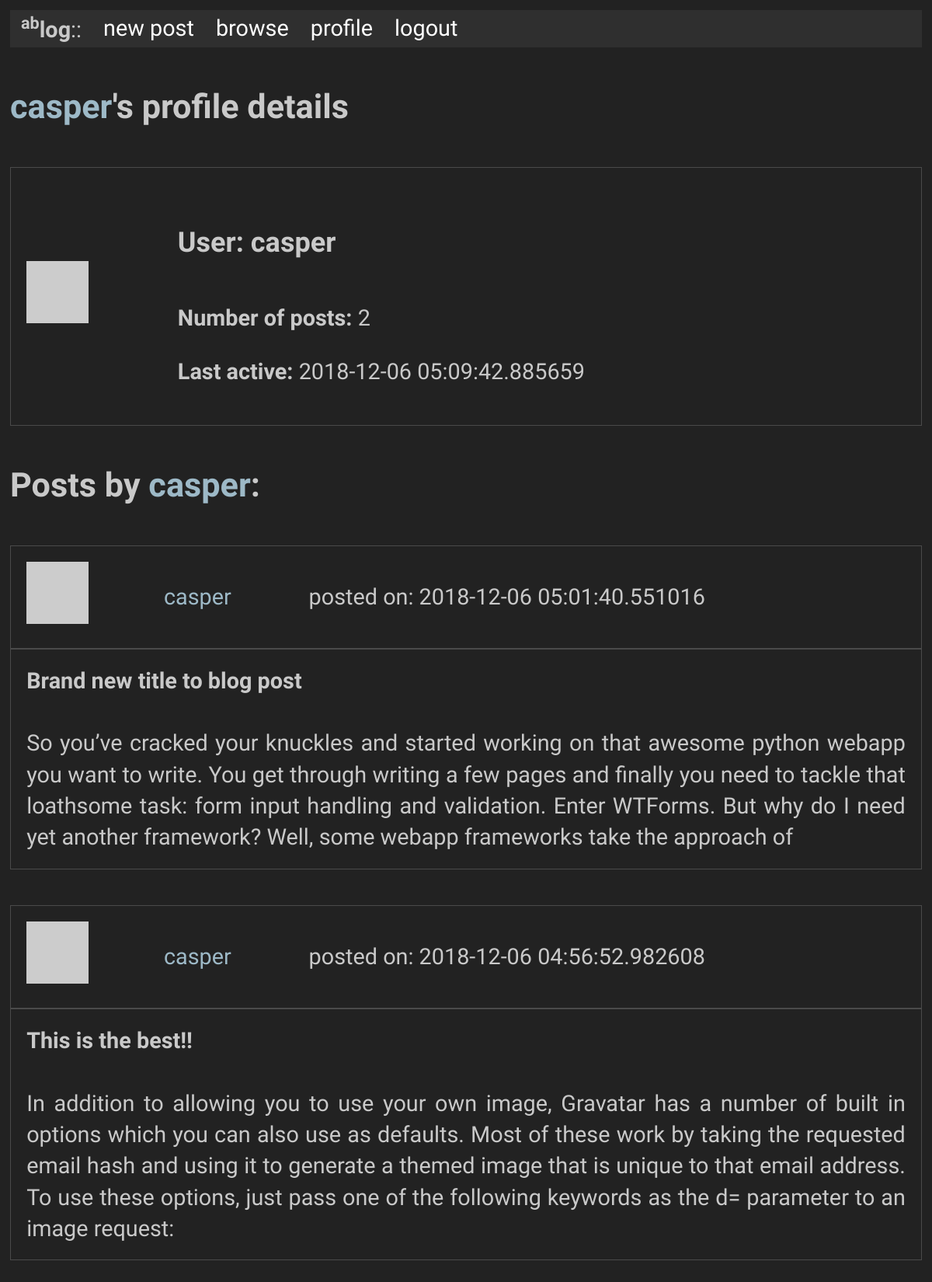
Screenshot of /user/casper (signed in) with the database file from the repository.
### app/models.py (models this page shows, shortened)
class User(UserMixin, db.Model):
    id            = db.Column(db.Integer, primary_key = True)
    username      = db.Column(db.String(64), index = True, unique = True)
    full_name     = db.Column(db.String(80), index = True)
    email         = db.Column(db.String(128), index = True, unique = True)
    password_hash = db.Column(db.String(128))
    posts         = db.relationship('Post', backref = 'author', lazy = 'dynamic')
    about_me      = db.Column(db.String(50))
    last_seen     = db.Column(db.DateTime, default=datetime.utcnow)
    """
    Generates password hash from password string
    """
    """
    Checks if provided password matches self.password_hash
    """
    """
    Fetches generated avatar from gravatar from hash, which is generated from email
    """
    def avatar(self, size = 64):
        digest = md5(self.email.lower().encode('utf-8')).hexdigest()
        return('https://gravatar.com/avatar/{}?d=retro&s={}'.format(digest, size))

class Post(db.Model):
    id           = db.Column(db.Integer, primary_key = True)
    title        = db.Column(db.String(40))
    body         = db.Column(db.String(100))
    timestamp    = db.Column(db.DateTime, index = True, default = datetime.utcnow)
    user_id      = db.Column(db.Integer, db.ForeignKey('user.id'))

### app/routes.py (the view)
@app.route('/user/<username>')
@login_required
def user(username):
    page        = request.args.get('page', 1, type = int)
    user        = User.query.filter_by(username = username).first_or_404()
    posts       = Post.query.filter_by(user_id = user.id).order_by(Post.timestamp.desc())
    n_posts     = posts.count()
    posts       = posts.paginate(page, app.config['POSTS_PER_PAGE'], False)
    next_url    = url_for('user', username = username, page = posts.next_num) if posts.has_next else None
    prev_url    = url_for('user', username = username, page = posts.prev_num) if posts.has_prev else None
    return(render_template('user.html', user = user, posts = posts.items, n_posts = n_posts, next_url = next_url, prev_url = prev_url))

### app/models.py (called while the page is built)
@login.user_loader
def load_user(id):
    return User.query.get(int(id))

### app/routes.py (called while the page is built)
@app.before_request
def before_request():
    if current_user.is_authenticated:
        current_user.last_seen = datetime.utcnow()
        db.session.commit()

### app/templates/user.html (shortened to what this page needs)
{% extends "base.html" %}
{% from "_post.html" import render_post %}
{% block content %}
<h4><a id='inline-hyper' href="{{ url_for('user', username=user.username) }}">{{ user.username }}</a>'s profile details</h4>
  <table>
    <tr>
      <td valign="center"><img src="{{ user.avatar(228) }}"></td>
      <td>
        <h5>User: {{ user.username }}</h5>
        <p><b>Number of posts:</b> {{ n_posts }}</p>
        {% if user.last_seen %}<p><b>Last active:</b> {{ user.last_seen }}</p>{% endif %}
      </td>
      <td>
      </td>
    </tr>
  </table>
  <h4> Posts by <a id='inline-hyper' href="{{ url_for('user', username=user.username) }}">{{ user.username }}</a>:</h4>
  {% for post in posts %}
      {{ render_post(post) }}
  {% endfor %}
{% endblock %}

### app/templates/_post.html
{% macro render_post(src) %}
  <table>
    <table>
      <tr>
        <td>
          <img src="{{ src.author.avatar(48) }}"><br>
        </td>
        <td>
          <a  id="inline-hyper" href="{{ url_for('user', username=src.author.username) }}">{{ src.author.username }}</a>
        </td>
        <td>
          posted on: {{ src.timestamp }}
        </td>
      </tr>
    </table>
    <table>
      <tr>
          <td><b>{{ src.title }}<b></td>
      </tr>
      <tr>
          <td>{{ src.body }}</td>
      </tr>
    </table>
  <table>
  <br>
{% endmacro %}

### app/static/style.css (style rules this page uses)
body { font-size: 1.8rem; line-height: 1.618; max-width: 52em; margin: auto; font-family: 'Quattrocento Sans', sans-serif; color: #c9c9c9; background-color: #222222; padding: 13px; }
h1, h2, h3, h4, h5, h6 { font-family: 'Quattrocento Sans', sans-serif; font-weight: 700; overflow-wrap: break-word; word-wrap: break-word; -ms-word-break: break-all; word-break: break-word; -ms-hyphens: auto; -moz-hyphens: auto; -webkit-hyphens: auto; hyphens: auto; }
h4 { line-height: 0.9; font-size: 1.5em; }
h5 { line-height: 0.9; font-size: 1.25em; }
a { text-decoration: none; color: #ffffff; }
#inline-hyper { color: #9db9c7; }
table { text-align: justify; width: 100%; border-collapse: collapse; border: 1px solid #4a4a4a; }
td, th { line-height: 1.4em; padding: 0.7em; }

### rows the page displays
User: username "casper", last_seen "2018-12-06 05:09:42.885659", author.username "casper"
Post: timestamp "2018-12-06 05:01:40.551016", title "Brand new title to blog post", body "So you’ve cracked your knuckles and started working on that awesome python webapp you want to write. You get through writing a few pages and finally you need to tackle that loathsome task: form input handling and validation. Enter WTForms. But why do I need yet another framework? Well, some webapp frameworks take the approach of"
Post: timestamp "2018-12-06 04:56:52.982608", title "This is the best!!", body "In addition to allowing you to use your own image, Gravatar has a number of built in options which you can also use as defaults. Most of these work by taking the requested email hash and using it to generate a themed image that is unique to that email address. To use these options, just pass one of the following keywords as the d= parameter to an image request:"

### other values shown
{{ n_posts }} "2"
